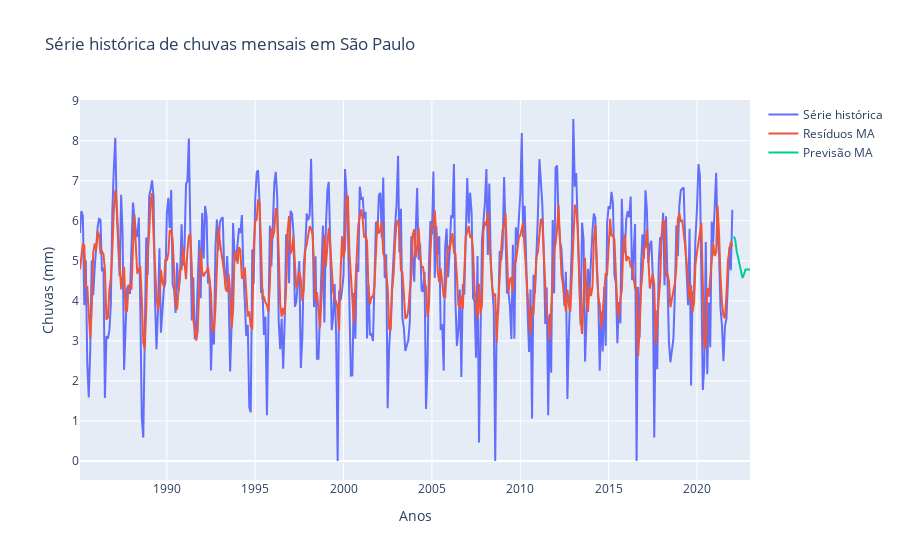

Notebook code for this chart:
### Markdown cell above
### Previsão

### Code cell
resultado_ma.fittedvalues
previsao_ma = resultado_ma.predict(start=444, end=455)

fig = go.Figure()
fig.add_trace(go.Scatter(x=serie_n.index, y=serie_n.values,
                    mode='lines',
                    name='Série histórica'))
fig.add_trace(go.Scatter(x=serie_n.index, y=_,
                    mode='lines',
                    name='Resíduos MA'))
fig.add_trace(go.Scatter(x=previsao_ma.index, y=previsao_ma,
                    mode='lines',
                    name='Previsão MA'))
fig.update_layout(title='Série histórica de chuvas mensais em São Paulo',
                    xaxis_title='Anos',
                    yaxis_title='Chuvas (mm)')
fig.show()

### Figure 1 — Plotly figure (JSON) as saved in the notebook; plotly's stock layout.template omitted (floating-point values rounded to 4 significant figures; data arrays with more than 128 entries replaced by an {"elided": "..."} marker saying what was removed)
{"data": [{"mode": "lines", "name": "Série histórica", "type": "scatter", "x": {"elided": "444 str values"}, "y": {"elided": "444 float values"}}, {"mode": "lines", "name": "Resíduos MA", "type": "scatter", "x": {"elided": "444 str values"}, "y": {"elided": "444 float values"}}, {"mode": "lines", "name": "Previsão MA", "type": "scatter", "x": ["2022-01-31T00:00:00", "2022-02-28T00:00:00", "2022-03-31T00:00:00", "2022-04-30T00:00:00", "2022-05-31T00:00:00", "2022-06-30T00:00:00", "2022-07-31T00:00:00", "2022-08-31T00:00:00", "2022-09-30T00:00:00", "2022-10-31T00:00:00", "2022-11-30T00:00:00", "2022-12-31T00:00:00"], "y": [5.61, 5.532, 5.234, 5.081, 4.846, 4.708, 4.57, 4.67, 4.783, 4.783, 4.783, 4.783]}], "layout": {"title": {"text": "Série histórica de chuvas mensais em São Paulo"}, "xaxis": {"title": {"text": "Anos"}}, "yaxis": {"title": {"text": "Chuvas (mm)"}}}}
